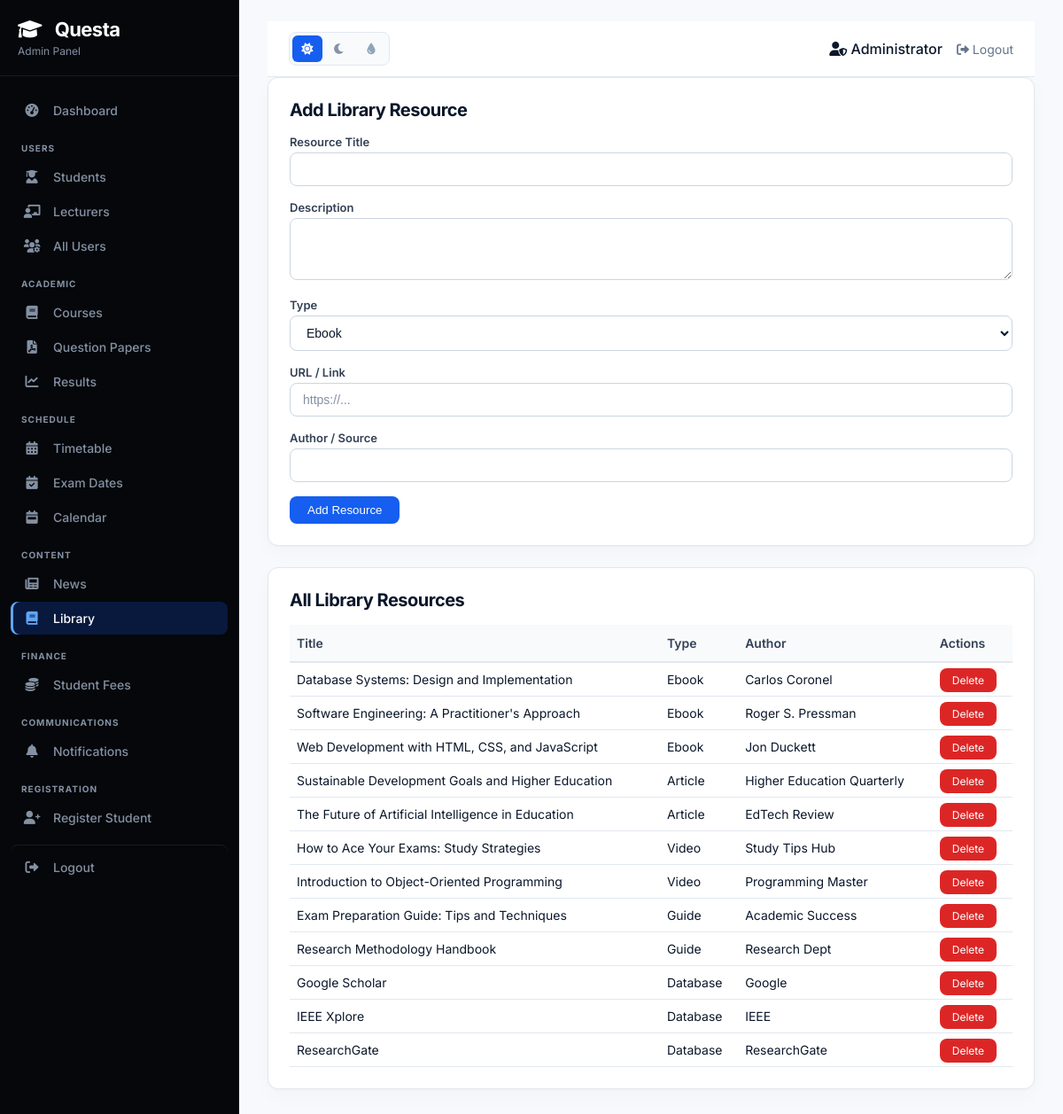
Screenshot of /admin/manage-library.php (signed in) with the database file from the repository.
### tables this page shows
CREATE TABLE `library_resources` (
  `id` int(11) NOT NULL,
  `title` varchar(255) NOT NULL,
  `description` text DEFAULT NULL,
  `type` enum('ebook','article','video','guide','database') DEFAULT NULL,
  `url` varchar(500) DEFAULT NULL,
  `author` varchar(100) DEFAULT NULL,
  `icon` varchar(50) DEFAULT NULL
);

### admin/manage-library.php (the view, shortened to what this page needs)
<?php
require_once '../includes/config.php';
$resources = $pdo->query("SELECT * FROM library_resources ORDER BY type, title")->fetchAll();
$resourceTypes = ['ebook', 'article', 'video', 'guide', 'database'];
include 'header.php';
?>
<div class="admin-card">
    <h2>Add Library Resource</h2>
    <form method="POST">
        <div class="form-group">
            <label>Resource Title</label>
            <input type="text" name="title" class="form-input" required>
        </div>
        <div class="form-group">
            <label>Description</label>
            <textarea name="description" class="form-input" rows="3" required></textarea>
        </div>
        <div class="form-group">
            <label>Type</label>
            <select name="type" class="form-select" required>
                <?php foreach ($resourceTypes as $type): ?>
                    <option value="<?php echo $type; ?>"><?php echo ucfirst($type); ?></option>
                <?php endforeach; ?>
            </select>
        </div>
        <div class="form-group">
            <label>URL / Link</label>
            <input type="url" name="url" class="form-input" placeholder="https://..." required>
        </div>
        <div class="form-group">
            <label>Author / Source</label>
            <input type="text" name="author" class="form-input">
        </div>
        <button type="submit" name="add_resource" class="btn-primary">Add Resource</button>
    </form>
</div>
<div class="admin-card">
    <h2>All Library Resources</h2>
    <table class="admin-table">
        <thead>
            <tr><th>Title</th><th>Type</th><th>Author</th><th>Actions</th></tr>
        </thead>
        <tbody>
            <?php foreach ($resources as $resource): ?>
            <tr>
                <td><?php echo htmlspecialchars($resource['title']); ?></td>
                <td><?php echo ucfirst($resource['type']); ?></td>
                <td><?php echo htmlspecialchars($resource['author']); ?></td>
                <td><a href="?delete=<?php echo $resource['id']; ?>" class="btn-danger" onclick="return confirm('Delete this resource?')">Delete</a></td>
            </tr>
            <?php endforeach; ?>
        </tbody>
    </table>
</div>
<?php include 'footer.php'; ?>

### assets/css/professional.css (style rules this page uses)
:root { color-scheme: light; --bg-primary: #f7f9fc; --bg-secondary: #ffffff; --surface-primary: #ffffff; --surface-secondary: #f8fafc; --surface-elevated: #ffffff; --text-primary: #0b172a; --text-secondary: #334155; --text-muted: #64748b; --border-color: #e2e8f0; --border-strong: #cbd5e1; --accent: #155eef; --accent-hover: #0b4acb; --accent-soft: #eff6ff; --accent-border: #bfdbfe; --hero-bg: #07111f; --hero-border: #172a46; --sidebar-bg: #05070a; --sidebar-surface: #0c1119; --sidebar-text: #d7dfeb; --sidebar-muted: #8491a3; --sidebar-accent: #60a5fa; --sidebar-active: rgba(21, 94, 239, 0.22); --card-shadow: 0 1px 2px rgba(15, 23, 42, 0.03), 0 8px 24px rgba(15, 23, 42, 0.025); --card-shadow-hover: 0 10px 28px rgba(15, 23, 42, 0.07); --success: #15803d; --success-soft: #f0fdf4; --warning: #b45309; --warning-soft: #fffbeb; --danger: #dc2626; --danger-soft: #fef2f2; --radius-sm: 6px; --radius-md: 8px; --radius-lg: 12px; }
html { background: var(--bg-primary); }
body { background: var(--bg-primary) !important; color: var(--text-primary) !important; font-family: Inter, -apple-system, BlinkMacSystemFont, "Segoe UI", sans-serif !important; -webkit-font-smoothing: antialiased; text-rendering: optimizeLegibility; }
h1, h2, h3, h4, h5, h6 { color: var(--text-primary); letter-spacing: -0.025em; }
a, button, input, select, textarea { transition: color 160ms ease, background-color 160ms ease, border-color 160ms ease, box-shadow 160ms ease, opacity 160ms ease !important; }
.card, .stat-card, .feature-card, .action-card, .recent-papers, .search-filter-bar, .paper-card, .quiz-section, .desktop-timetable, .day-selector, .schedule-card, .exam-card, .calendar-container, .notification-banner, .semester-selector, .financial-card, .payment-stats, .recent-payments, .category-tabs, .resource-card, .profile-card, .admin-card, .modal-container, .pdf-modal-content, .chatbot-window, .empty-state, .upload-container { background: var(--surface-primary) !important; border: 1px solid var(--border-color) !important; border-radius: var(--radius-lg) !important; box-shadow: var(--card-shadow) !important; }
.btn-primary, .login-btn, .reset-btn, .request-btn-header, .notif-btn, .notif-btn-small, .upload-btn, .upload-btn:not(input), .empty-btn, .download-link, .btn-submit, .btn-print-result, .chatbot-toggle, .chatbot-input button, .modal-header, .pdf-modal-header { background: var(--accent) !important; background-image: none !important; color: #ffffff !important; border-color: var(--accent) !important; border-radius: var(--radius-md) !important; box-shadow: none !important; }
.btn-danger { background: var(--danger) !important; color: #ffffff !important; border-radius: var(--radius-md) !important; }
.form-input, .form-select, .input-wrapper input, .search-box input, .filter-group select, .quiz-selector select, textarea, select, input[type="text"], input[type="email"], input[type="password"], input[type="number"], input[type="date"], input[type="time"], input[type="url"] { background: var(--surface-primary) !important; color: var(--text-primary) !important; border: 1px solid var(--border-strong) !important; border-radius: var(--radius-md) !important; box-shadow: none !important; }
.form-group label, .form-label, .selector-label { color: var(--text-secondary) !important; }
input::placeholder, textarea::placeholder { color: var(--text-muted) !important; opacity: 0.8; }
.data-table, .admin-table, .timetable-table, .results-table, .payment-table { color: var(--text-primary) !important; }
.data-table th, .admin-table th, .timetable-table th, .results-table th, .payment-table th { background: var(--surface-secondary) !important; color: var(--text-secondary) !important; border-color: var(--border-color) !important; }
.data-table td, .admin-table td, .timetable-table td, .results-table td, .payment-table td { background: transparent !important; color: var(--text-primary) !important; border-color: var(--border-color) !important; }
.admin-card h2, .admin-card h3, .admin-main-content h1 { color: var(--text-primary) !important; }

### rows the page displays
library_resources: title "Database Systems: Design and Implementation", type "Ebook", author "Carlos Coronel"
library_resources: title "Software Engineering: A Practitioner's Approach", type "Ebook", author "Roger S. Pressman"
library_resources: title "Web Development with HTML, CSS, and JavaScript", type "Ebook", author "Jon Duckett"
library_resources: title "Sustainable Development Goals and Higher Education", type "Article", author "Higher Education Quarterly"
library_resources: title "The Future of Artificial Intelligence in Education", type "Article", author "EdTech Review"
library_resources: title "How to Ace Your Exams: Study Strategies", type "Video", author "Study Tips Hub"
library_resources: title "Introduction to Object-Oriented Programming", type "Video", author "Programming Master"
library_resources: title "Exam Preparation Guide: Tips and Techniques", type "Guide", author "Academic Success"
library_resources: title "Research Methodology Handbook", type "Guide", author "Research Dept"
library_resources: title "Google Scholar", type "Database", author "Google"
library_resources: title "IEEE Xplore", type "Database", author "IEEE"
library_resources: title "ResearchGate", type "Database", author "ResearchGate"

### other values shown
$_SESSION['user_name'] "Administrator"
form field type "Ebook"
